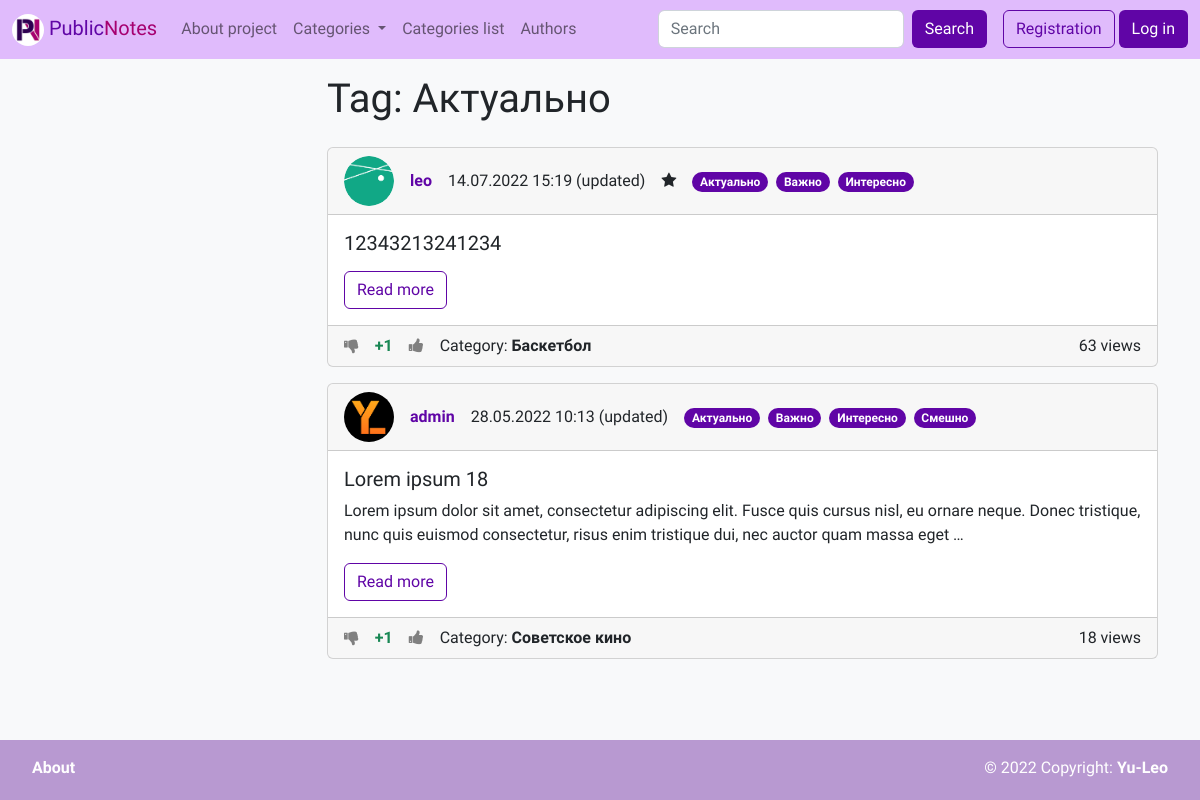
The page /tag/3/ on the database as committed earlier.
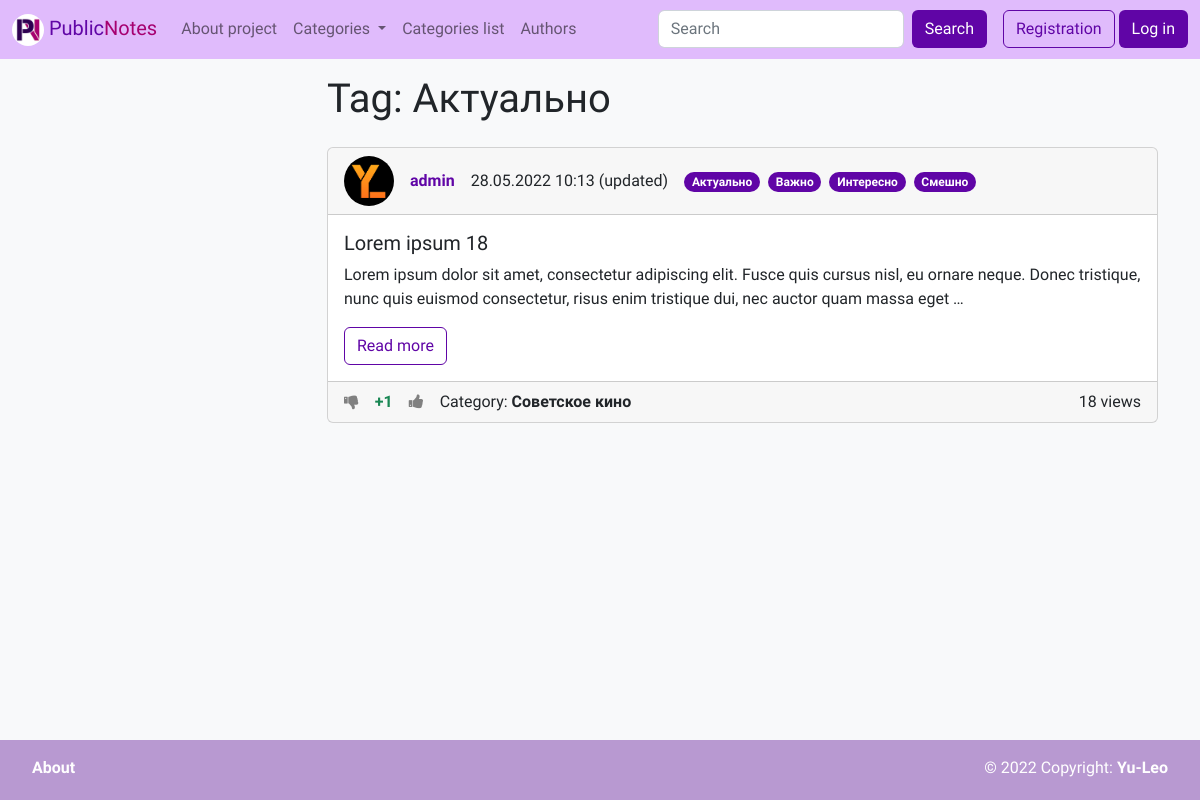
The same page on the database as committed later.
### wall/models.py (models this page shows, shortened)
class Tag(models.Model):
    title = models.CharField(max_length=50, verbose_name=_('Title'), unique=True)
    def get_absolute_url(self):
        return reverse('tag', kwargs={"pk": self.pk})
    class Meta:
        verbose_name = _('Tag')
        verbose_name_plural = _('Tags')
        ordering = ['title']

class Note(models.Model):
    title = models.CharField(max_length=150, verbose_name=_('Title'))
    content = models.TextField(verbose_name=_('Text'), blank=True)
    created_at = models.DateTimeField(auto_now_add=True, verbose_name=_('Creation time'))
    updated_at = models.DateTimeField(auto_now=True, verbose_name=_('Last update time'))
    views = models.PositiveIntegerField(default=0, verbose_name=_('Number of views'))
    is_public = models.BooleanField(verbose_name=_('Public'), default=False)
    stared = models.BooleanField(verbose_name=_('Important'), default=False)
    author = models.ForeignKey(
        settings.AUTH_USER_MODEL,
        on_delete=models.CASCADE,
        verbose_name=_('Author'),
        null=True,
        blank=True,
    )
    is_pined = models.BooleanField(verbose_name=_('Pined in profile'), default=False)
    category = TreeForeignKey('Category', on_delete=models.SET_NULL, verbose_name=_('Category'), null=True, blank=True)
    tags = models.ManyToManyField('Tag', blank=True, verbose_name=_('Tags'), related_name='notes')
    likes = models.ManyToManyField('User', blank=True, verbose_name=_('Users who have put a like'),
                                   related_name='liked_notes')
    dislikes = models.ManyToManyField('User', blank=True, verbose_name=_('Users who have put a dislike'),
                                      related_name='disliked_notes')
    rating = models.IntegerField(verbose_name=_('Rating'), default=0)
    def get_absolute_url(self):
        return reverse('note', kwargs={"pk": self.pk})
    class Meta:
        verbose_name = _('Note')
        verbose_name_plural = _('Notes')
        ordering = ['-created_at', 'title']

class User(AbstractUser):
    email = models.EmailField(unique=True, verbose_name='E-mail')
    photo = models.ImageField(upload_to='photos/%Y/%m/%d/', verbose_name=_('Avatar'), blank=True)
    bio = models.TextField(verbose_name=_('Bio'), blank=True)
    show_email = models.BooleanField(verbose_name=_('Public E-mail'), default=False)
    rating = models.IntegerField(verbose_name=_('Rating'), default=0)
    def get_absolute_url(self):
        return reverse('author', kwargs={"pk": self.pk})

class Category(MPTTModel):
    parent = TreeForeignKey('self', on_delete=models.CASCADE, null=True, blank=True, related_name='children',
                            verbose_name=_('Parent category'))
    title = models.CharField(max_length=150, verbose_name=_('Title'), unique=True)
    preview = models.ImageField(upload_to='photos/%Y/%m/%d/', verbose_name=_('Preview'), blank=True)
    def get_absolute_url(self):
        return reverse('category', kwargs={"pk": self.pk})
    class MPTTMeta:
        order_insertion_by = ['title']
    class Meta:
        verbose_name = _('Category')
        verbose_name_plural = _('Categories')
        ordering = ['title']

### wall/views.py (the view)
# urls.py: path('tag/<int:pk>/', views.ViewTag.as_view(), name='tag'),
class ViewTag(ListView):
    model = models.Tag
    template_name = 'wall/tag.html'
    allow_empty = True
    paginate_by = 5
    def get_context_data(self, *, object_list=None, **kwargs):
        context = super(ViewTag, self).get_context_data(**kwargs)
        try:
            context['tag'] = services.get_tag_by_pk(self.kwargs['pk'])
            return context
        except models.Tag.DoesNotExist:
            raise Http404()
    def get_queryset(self):
        try:
            return services.get_public_notes_by_tag(tag_pk=self.kwargs['pk'])
        except models.Tag.DoesNotExist:
            raise Http404()

### wall/services/category_services.py (called while the page is built)
def get_categories() -> TreeQuerySet[Category]:
    return Category.objects.all()

### wall/services/note_services.py (called while the page is built)
def get_all_public_notes() -> QuerySet[Note]:
    notes = Note.objects.filter(is_public=True)
    return notes.select_related('category', 'author').prefetch_related('tags', 'likes', 'dislikes')

def get_public_notes_by_tag(tag_pk: int) -> QuerySet[Note]:
    return get_all_public_notes().filter(tags__pk=tag_pk)

def is_authenticated_user_the_author_of_note(authenticated_user: User | AnonymousUser,
                                             note: Note) -> bool:
    return authenticated_user == note.author

def has_note_been_updated(note: Note) -> bool:
    return (note.updated_at - note.created_at).total_seconds() >= 1

### wall/services/tag_services.py (called while the page is built)
def get_tag_by_pk(pk: int) -> Tag:
    return Tag.objects.get(pk=pk)

### wall/services/user_services.py (called while the page is built)
def did_user_like_note(user: User | AnonymousUser, note: Note) -> bool:
    return user in note.likes.all()

def did_user_dislike_note(user: User | AnonymousUser, note: Note) -> bool:
    return user in note.dislikes.all()

### wall/templatetags/wall_tags.py (called while the page is built)
@register.simple_tag
def get_categories():
    return cache.get_or_set('categories', services.get_categories(), 300)

@register.inclusion_tag('wall/note_template.html')
def one_note(note: models.Note,
             show_full: bool = False,
             in_profile: bool = False,
             user: models.User | AnonymousUser = AnonymousUser,
             ):
    context = {
        'note': note,
        'allow_edit': services.is_authenticated_user_the_author_of_note(user, note),
        'show_full': show_full,
        'was_updated': services.has_note_been_updated(note),
        'in_profile': in_profile,
        'is_liked': services.did_user_like_note(user, note),
        'is_disliked': services.did_user_dislike_note(user, note),
    }
    return context

### wall/templates/wall/tag.html (shortened to what this page needs)
{% extends 'base.html' %}
{% load i18n %}
{% block content_title %}
    <div class="mb-3">
        <div class="hstack gap-3">
            <div>
                <h1>{% trans 'Tag' %}: {{ tag.title }}</h1>
            </div>
        </div>
    </div>
{% endblock %}
{% block content %}
    {% include 'wall/inc/_notes_list.html' %}
{% endblock %}

### templates/base.html (shortened to what this page needs)
<!doctype html>
<html lang="ru">
<head>
    <link href="https://cdn.jsdelivr.net/npm/bootstrap@5.2.0-beta1/dist/css/bootstrap.min.css" rel="stylesheet"
>
    <link rel="stylesheet" href="https://maxcdn.bootstrapcdn.com/font-awesome/4.5.0/css/font-awesome.min.css">
    <link rel="stylesheet" href="/static/wall/css/style.css">
    {% load static %}
</head>
<body class="bg-light">
{% include 'inc/_navbar.html' %}
<div class="container">
    <div class="row pt-3">
        <div class="col-md-3">
        </div>
        <div class="col-md-9">
            {% block content_title %} {% endblock %}
            {% block content %} CONTENT {% endblock %}
        </div>
    </div>
</div>
{% include 'inc/_footer.html' %}
</body>
</html>

### templates/inc/_navbar.html (shortened to what this page needs)
{% load mptt_tags %}
{% load wall_tags %}
{% load static %}
{% load i18n %}
<nav class="navbar navbar-expand-lg navbar-light purple-navbar text-white">
    <div class="container-fluid">
        <a class="navbar-brand" href="{% url 'home' %}">
            <img src="{% static 'wall/img/logo.png' %}" alt="" width="32" height="32"
                 class="d-inline-block align-text-center rounded-circle">
            <span class="text-purple">Public</span><span class="text-pink">Notes</span>
        </a>
        <div class="collapse navbar-collapse" id="navbarSupportedContent">
            <ul class="navbar-nav">
                <li class="nav-item">
                    <a class="nav-link" href="{% url 'about' %}">{% trans 'About project' %}</a>
                </li>
                <li class="nav-item dropdown">
                    <a class="nav-link dropdown-toggle" href="#" id="navbarDropdownMenuLink" role="button"
                       data-bs-toggle="dropdown" aria-expanded="false">
                        {% trans 'Categories' %}
                    </a>
                </li>
                <li class="nav-item">
                    <a class="nav-link" href="{% url 'categories_list' %}">{% trans 'Categories list' %}</a>
                </li>
                <li class="nav-item">
                    <a class="nav-link" href="{% url 'authors' %}">{% trans 'Authors' %}</a>
                </li>
            </ul>
        </div>
        <div class="me-3">
            <form class="d-flex" action="{% url 'search' %}" method="get">
                <input class="form-control me-2" type="text" placeholder="{% trans 'Search' %}" name="search">
                <button class="btn btn-purple" type="submit">{% trans 'Search' %}</button>
            </form>
        </div>
        <div class="">
            {% if request.user.is_authenticated %}
                <a class="btn btn-purple" href="{{ request.user.get_absolute_url }}" role="button"
                   aria-disabled="true">
                    {{ request.user.username }}</a>
                <a class="btn btn-outline-purple" href="{% url 'logout' %}"
                   role="button">{% trans 'Log out' %}</a>
            {% else %}
                <a class="btn btn-outline-purple" href="{% url 'registration' %}" role="button">
                    {% trans 'Registration' %}</a>
                <a class="btn btn-purple" href="{% url 'login' %}" role="button">{% trans 'Log in' %}</a>
            {% endif %}
        </div>
    </div>
</nav>

### wall/templates/wall/inc/_notes_list.html
{% load wall_tags %}
{% for item in page_obj %}
{% one_note item user=request.user %}
{% endfor %}

### wall/templates/wall/note_template.html (shortened to what this page needs)
{% load wall_tags %}
{% load i18n %}
<div class="card mb-3">
    <div class="card-header">
        <div class="hstack gap-3">
            <div class="">
                <img src="{% if note.author.photo %}
                {{ note.author.photo.url }}
                {% else %}
                {% load static %}
                {% endif %}" alt="..." width="50" height="50"
                     style="border-radius: 25px;">
            </div>
            <div class="fw-bold">
                {% if note.author %}
                    <a href="{{ note.author.get_absolute_url }}" class="text-decoration-none text-purple">
                        {{ note.author.username }}</a>
                {% else %}
                    Аноним
                {% endif %}
            </div>
            <div class="fw-light">
                {{ note.created_at|date:"d.m.Y H:i" }}
                {% if was_updated %}
                    <span data-bs-toggle="tooltip"
                          title="{{ note.updated_at|date:'d.m.Y H:i' }}">
                    ({% trans 'updated' %})</span>
                {% endif %}
            </div>
            {% if note.stared %}
                <div>
                    <i class="fa fa-star"></i>
                </div>
            {% endif %}
            <div>
                {% for tag in note.tags.all %}
                    <a href="{{ tag.get_absolute_url }}"
                       class="badge rounded-pill text-bg-purple text-decoration-none me-1">
                        {{ tag.title }}</a>
                {% endfor %}
            </div>
        </div>
    </div>
    <div class="card-body" style="transform: rotate(0);">
        <h5 class="card-title">
            {% if show_full %}
                {{ note.title }}
            {% else %}
                {{ note.title|truncatewords:10 }}
            {% endif %}
        </h5>
        <p class="card-text">
            {% if show_full %}
                {{ note.content }}
            {% else %}
                {{ note.content|truncatewords:30 }}
            {% endif %}
        </p>
        {% if not show_full %}
            <a href="{{ note.get_absolute_url }}"
               class="btn btn-outline-purple stretched-link">{% trans 'Read more' %}</a>
        {% endif %}
    </div>
    <div class="card-footer">
        <div class="hstack gap-3">
            <div>
                <a href="{% url 'dislike_note' note.pk %}"
                   style="
                           {% if is_disliked %}
                               color: Black;
                           {% else %}
                               color: Grey;
                           {% endif %}">
                    <i class="fa fa-thumbs-down"></i>
                </a>
            </div>
            <div>
                <span class="fw-bold">
                    {% if note.rating > 0 %}
                        <span class="text-success">+{{ note.rating }}</span>
                    {% elif note.rating < 0 %}
                        <span class="text-danger">{{ note.rating }}</span>
                    {% else %}
                        <span>{{ note.rating }}</span>
                    {% endif %}
                </span>
            </div>
            <div>
                <a href="{% url 'like_note' note.pk %}"
                   style="
                           {% if is_liked %}
                               color: Black;
                           {% else %}
                               color: Grey;
                           {% endif %}">
                    <i class="fa fa-thumbs-up"></i>
                </a>
            </div>
            {% if note.category %}
                <div><span class="">{% trans 'Category' %}: </span><a href="{{ note.category.get_absolute_url }}"
                                                                      class="text-decoration-none text-dark fw-bold">
                    {{ note.category.title }}</a></div>
            {% endif %}
            <div class="ms-auto">{{ note.views }} {% trans 'views' %}</div>
        </div>
    </div>
</div>

### templates/inc/_footer.html
<footer class="d-flex justify-content-between text-white p-3">
    <div class="ps-3">
        <a class="text-white text-decoration-none fw-bold" href="{% url 'about' %}">About</a>
    </div>
    <div class="pe-3">
        © 2022 Copyright: <a class="text-white text-decoration-none fw-bold" href="{% url 'about' %}#author">Yu-Leo</a>
    </div>
</footer>

### wall/static/wall/css/style.css (style rules this page uses)
:root { --purple: #6005A6; --dark-purple: #3E026C; --pink: #A60070; --dark-pink: #7B0053; }
html { position: relative; min-height: 100%; }
body { margin-bottom: 60px; font-family: 'Raleway', sans-serif; }
footer { position: absolute; bottom: 0; width: 100%; height: 60px; background-color: #B899D1; }
.text-purple { color: var(--purple); }
.text-pink { color: var(--pink); }
.purple-navbar { background-color: #E0BBFC; }
.btn-purple { background-color: var(--purple); color: #fff; }
.btn-outline-purple { border-color: var(--purple); color: var(--purple); }
.text-bg-purple { background-color: var(--purple); color: #fff; }

Rows that differ between the two databases and show on the page:
removed Note: author.photo (picture), author.username "leo", created_at "14.07.2022 15:19", stared True (drawn), title "12343213241234", rating "1", category "Баскетбол", views "63", Tag (title "Актуально"), Tag (title "Важно"), Tag (title "Интересно")
